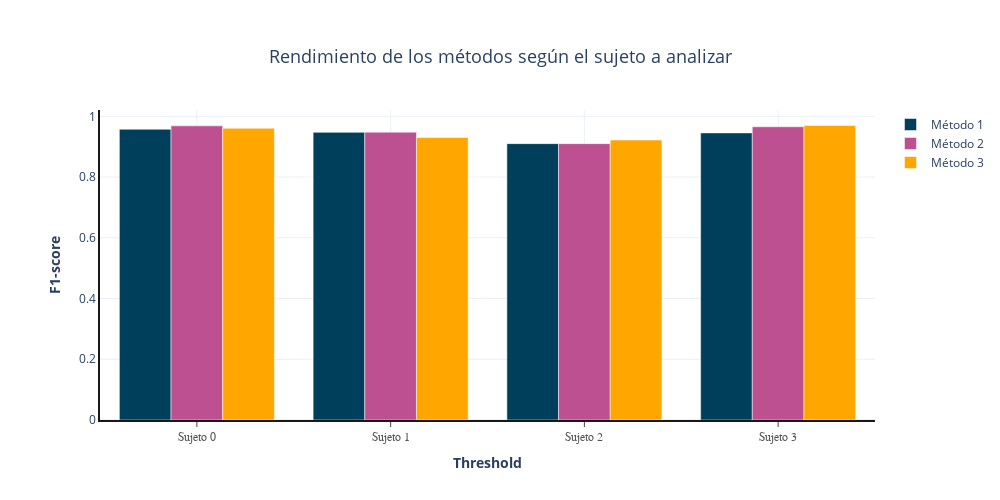

The notebook cell this image was saved under:
### Code cell
### sumar 1-2, 3-4, 8-9, 10-11
plot = go.Figure()
best_params_0 = [0.7, 0.7, 0.65]
best_params_1 = [60, 45, 45]
df = method_df_list[0].copy()

replace_dict = { "1": 0, "2": 0, "3": 1, "4": 1, "8": 2, "9": 2, "10": 3, "11": 3 }

for ind, df in enumerate(method_df_list): 
    ### proceso agregar mismo sujeto ###
    df = df[df["threshold_perc"] == best_params_0[ind]]
    df = df[df["alpha_val"] == best_params_1[ind]]
    df = df.replace({"Unnamed: 0": replace_dict})
    df["subject"] = "Sujeto " + df["Unnamed: 0"].astype("str")
    df = df.drop("Unnamed: 0", axis=1)
    df = df.groupby("subject")[["true_positives", "false_positives", "false_negatives"]].sum()
    df["recall"] = df["true_positives"] / (df["true_positives"] + df["false_negatives"])
    df["precision"] = df["true_positives"] / (df["true_positives"] + df["false_positives"]) 
    df["f1-score"] = (2 * df["recall"] * df["precision"]) / (df["recall"] + df["precision"])

    plot.add_traces([
        go.Bar(x=df.index, y=df["f1-score"], name=f"Método {ind+1}", marker_color=color_dict[ind+1])
    ])

plot.update_layout(
    xaxis=dict(
        showline=True,
        showgrid=True,
        showticklabels=True,
        linecolor='rgb(24, 24, 24)',
        linewidth=2,
        ticks='outside',
        tickfont=dict(
            family='Arial',
            size=12,
            color='rgb(82, 82, 82)',
        ),
        title={
            "text": "<b>Threshold</b>",
            'font': {
                'size': 14,
            }
        },
    ),
    yaxis=dict(
        showgrid=True,
        zeroline=True,
        showline=True,
        showticklabels=True,
        linecolor='rgb(24, 24, 24)',
        linewidth=2,
        title={
            "text": "<b>F1-score</b>",
            'font': {
                'size': 14,
            }
        }
    ),
    title={
        'text': "Rendimiento de los métodos según el sujeto a analizar",
        'font': {
            'size': 18,
        },
        'y': 0.9,
        'x': 0.5,
        'xanchor': 'center',
        'yanchor': 'top'
    },
    legend={
        'bordercolor': '#000000',
        'borderwidth': 0,
    },
    width=1000,
    height=500,
    autosize=False,
    margin=dict(
        autoexpand=True,
        l=100,
        r=20,
        t=110,
    ),
    template="plotly_white",
    showlegend=True,
    plot_bgcolor='white'
)
plot.show()

### Figure 1 — Plotly figure (JSON) as saved in the notebook; plotly's stock layout.template omitted (floating-point values rounded to 4 significant figures)
{"data": [{"marker": {"color": "#003f5c"}, "name": "Método 1", "type": "bar", "x": ["Sujeto 0", "Sujeto 1", "Sujeto 2", "Sujeto 3"], "y": [0.9575, 0.9474, 0.9103, 0.9456]}, {"marker": {"color": "#bc5090"}, "name": "Método 2", "type": "bar", "x": ["Sujeto 0", "Sujeto 1", "Sujeto 2", "Sujeto 3"], "y": [0.9688, 0.9479, 0.9103, 0.9658]}, {"marker": {"color": "#ffa600"}, "name": "Método 3", "type": "bar", "x": ["Sujeto 0", "Sujeto 1", "Sujeto 2", "Sujeto 3"], "y": [0.9609, 0.9305, 0.9221, 0.97]}], "layout": {"autosize": false, "height": 500, "legend": {"bordercolor": "#000000", "borderwidth": 0}, "margin": {"autoexpand": true, "l": 100, "r": 20, "t": 110}, "plot_bgcolor": "white", "showlegend": true, "title": {"font": {"size": 18}, "text": "Rendimiento de los métodos según el sujeto a analizar", "x": 0.5, "xanchor": "center", "y": 0.9, "yanchor": "top"}, "width": 1000, "xaxis": {"linecolor": "rgb(24, 24, 24)", "linewidth": 2, "showgrid": true, "showline": true, "showticklabels": true, "tickfont": {"color": "rgb(82, 82, 82)", "family": "Arial", "size": 12}, "ticks": "outside", "title": {"font": {"size": 14}, "text": "<b>Threshold</b>"}}, "yaxis": {"linecolor": "rgb(24, 24, 24)", "linewidth": 2, "showgrid": true, "showline": true, "showticklabels": true, "title": {"font": {"size": 14}, "text": "<b>F1-score</b>"}, "zeroline": true}}}
